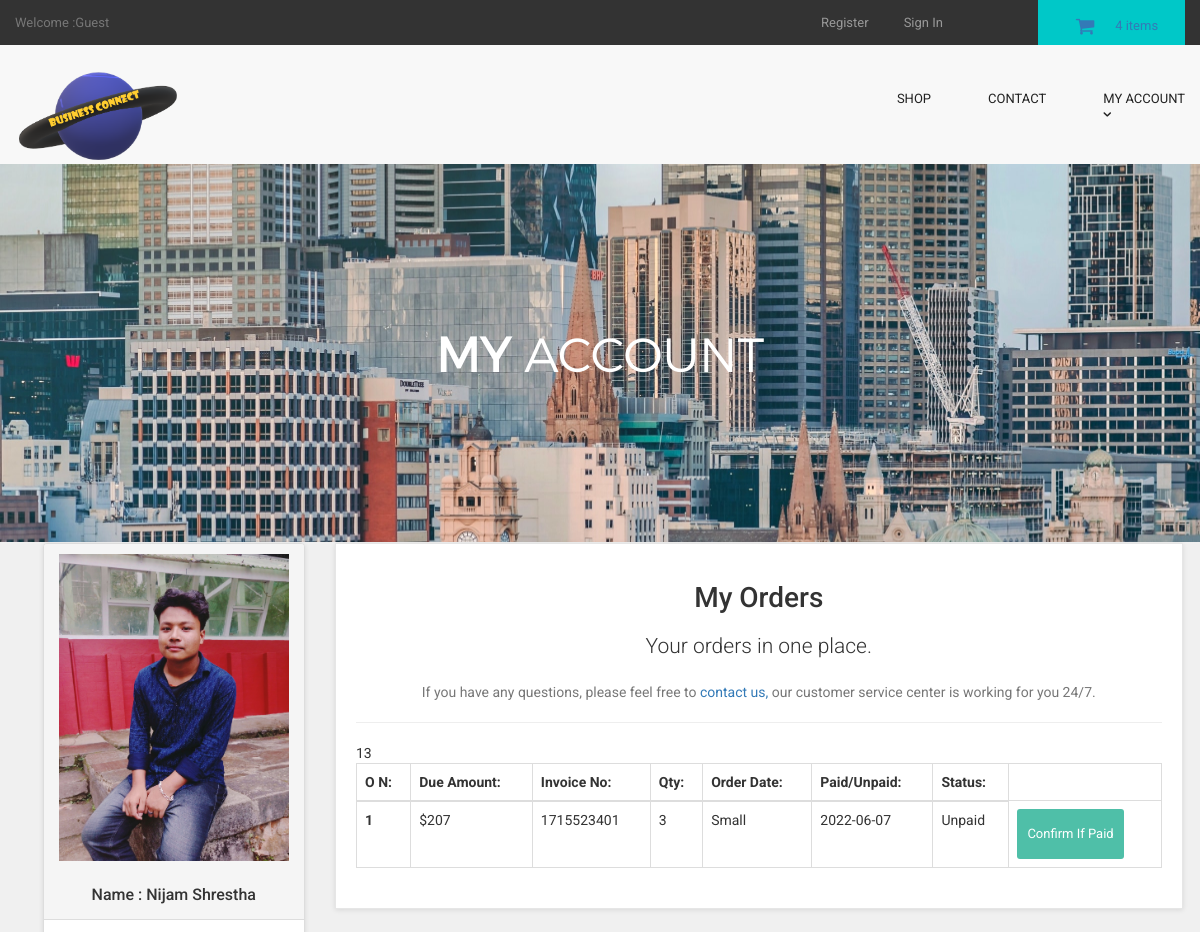
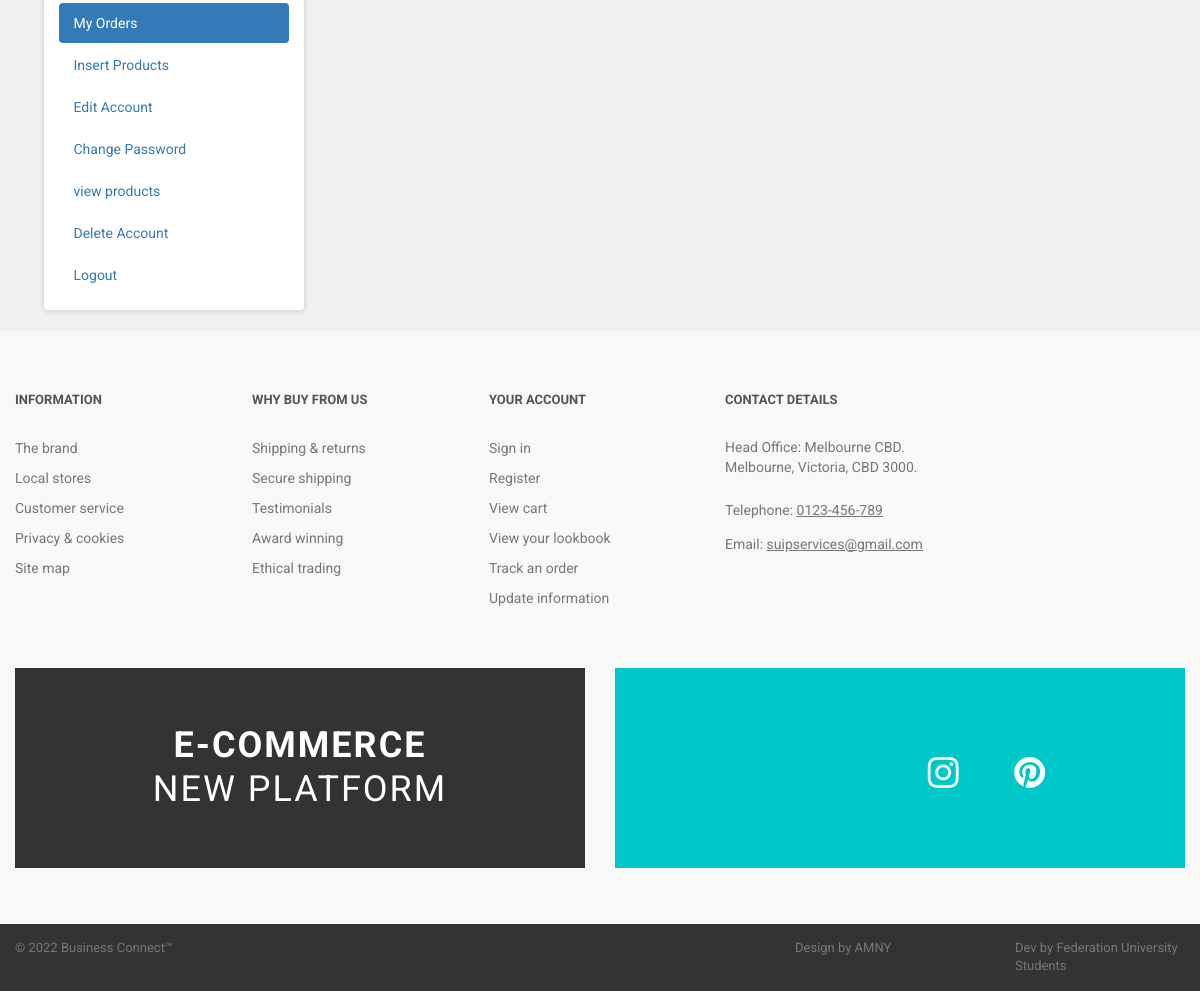
The app's page /wholesaler/my_account.php?my_orders (signed in) with its own data (2 pictures, top to bottom).
### tables this page shows
CREATE TABLE `wholesaler` (
  `wholesaler_id` int(10) NOT NULL,
  `wholesaler_name` varchar(255) NOT NULL,
  `wholesaler_email` varchar(255) NOT NULL,
  `wholesaler_pass` varchar(255) NOT NULL,
  `wholesaler_country` text NOT NULL,
  `wholesaler_city` text NOT NULL,
  `wholesaler_contact` varchar(255) NOT NULL,
  `wholesaler_address` text NOT NULL,
  `wholesaler_image` text NOT NULL,
  `wholesaler_ip` varchar(255) NOT NULL,
  `wholesaler_confirm_code` text NOT NULL
);

CREATE TABLE `customer_orders` (
  `order_id` int(10) NOT NULL,
  `customer_id` int(10) NOT NULL,
  `due_amount` int(100) NOT NULL,
  `invoice_no` int(100) NOT NULL,
  `qty` int(10) NOT NULL,
  `size` text NOT NULL,
  `order_date` timestamp NOT NULL DEFAULT current_timestamp() ON UPDATE current_timestamp(),
  `order_status` text NOT NULL,
  `seller_id` int(11) DEFAULT NULL
);

### wholesaler/my_orders.php (the view)
<center>
    <h1>My Orders</h1>
    <p class="lead"> Your orders in one place.</p>
    <p class="text-muted">
        If you have any questions, please feel free to <a href="../contact.php"> contact us,</a> our customer service center is working for you 24/7.
    </p>
</center>
<hr>
<div class="table-responsive">
    <table class="table table-bordered table-hover">
        <thead>
            <tr>
                <th>O N:</th>
                <th>Due Amount:</th>
                <th>Invoice No:</th>
                <th>Qty:</th>
                <th>Order Date:</th>
                <th>Paid/Unpaid:</th>
                <th>Status:</th>
            </tr>
        </thead>
        <tbody>
            <?php
            $wholesaler_email = $_SESSION['wholesaler_email'];
            $get_wholesaler = "select * from wholesaler where wholesaler_email='$wholesaler_email'";
            $run_wholesaler = mysqli_query($con, $get_wholesaler);
            $row_wholesaler = mysqli_fetch_array($run_wholesaler);
            $wholesaler_id = $row_wholesaler['wholesaler_id'];
            print_r($wholesaler_id);
            $get_orders = "select * from customer_orders where seller_id='$wholesaler_id'";
            $run_orders = mysqli_query($con, $get_orders);
            $i = 0;
            while ($row_orders = mysqli_fetch_array($run_orders)) {
                $order_id = $row_orders['order_id'];
                $due_amount = $row_orders['due_amount'];
                $invoice_no = $row_orders['invoice_no'];
                $qty = $row_orders['qty'];
                $size = $row_orders['size'];
                $order_date = substr($row_orders['order_date'], 0, 11);
                $order_status = $row_orders['order_status'];
                $i++;
                if ($order_status == 'pending') {
                    $order_status = "Unpaid";
                } else {
                    $order_status = "Paid";
                }
            ?>
                <tr>
                    <th><?php echo $i; ?></th>
                    <td>$<?php echo $due_amount; ?></td>
                    <td><?php echo $invoice_no; ?></td>
                    <td><?php echo $qty; ?></td>
                    <td><?php echo $size; ?></td>
                    <td><?php echo $order_date; ?></td>
                    <td><?php echo $order_status; ?></td>
                    <td>
                        <a href="../customer/confirm.php?order_id=<?php echo $order_id; ?>" target="blank" class="btn btn-primary btn-sm"> Confirm If Paid </a>
                    </td>
                </tr>
            <?php } ?>
        </tbody>
    </table>
</div>

### wholesaler/includes/sidebar.php
<div class="panel panel-default sidebar-menu">
<div class="panel-heading">
<?php
$wholesaler_session = $_SESSION['wholesaler_email'];
$get_customer = "select * from wholesaler where wholesaler_email='$wholesaler_session'";
$run_customer = mysqli_query($con,$get_customer);
$row_customer = mysqli_fetch_array($run_customer);
$customer_image = $row_customer['wholesaler_image'];
$customer_name = $row_customer['wholesaler_name'];
if(!isset($_SESSION['wholesaler_email'])){
}
else {
echo "
<center>
<img src='wholesaler_images/$customer_image' class='img-responsive'>
</center>
<br>
<h3 align='center' class='panel-title'> Name : $customer_name </h3>
";
}
?>
</div>
<div class="panel-body">
<ul class="nav nav-pills nav-stacked">
<li class="<?php if(isset($_GET['my_orders'])){ echo "active"; } ?>">
<a href="my_account.php?my_orders"> <i class="fa fa-list"> </i> My Orders </a>
</li>
<li class="<?php if(isset($_GET['insert_product'])){ echo "active"; } ?>">
<a href="my_account.php?insert_product"> <i class="fa fa-bolt"></i> Insert Products </a>
</li>
<li class="<?php if(isset($_GET['edit_account'])){ echo "active"; } ?>">
<a href="my_account.php?edit_account"> <i class="fa fa-pencil"></i> Edit Account </a>
</li>
<li class="<?php if(isset($_GET['change_pass'])){ echo "active"; } ?>">
<a href="my_account.php?change_pass"> <i class="fa fa-user"></i> Change Password </a>
</li>
<li class="<?php if(isset($_GET['my_products'])){ echo "active"; } ?>">
<a href="my_account.php?my_products"> <i class="fa fa-heart"></i> view products </a>
</li>
<li class="<?php if(isset($_GET['delete_account'])){ echo "active"; } ?>">
<a href="my_account.php?delete_account"> <i class="fa fa-trash-o"></i> Delete Account </a>
</li>
<li>
<a href="logout.php"> <i class="fa fa-sign-out"></i> Logout </a>
</li>
</ul>
</div>
</div>

### wholesaler/styles/backend.css (style rules this page uses)
html { font-family: "Roboto", Helvetica, Arial, sans-serif; line-height: 1.15; -ms-text-size-adjust: 100%; -webkit-text-size-adjust: 100% }
body { margin: 0 }
h1 { font-size: 2em; margin: .67em 0 }
hr { box-sizing: content-box; height: 0; overflow: visible }
a { background-color: transparent; -webkit-text-decoration-skip: objects }
img { border-style: none }
html { box-sizing: border-box }
body { min-width: 1190px; font-family: Montserrat, sans-serif; font-weight: 400; background-color: white; }
img { max-width: 70%; height: auto }
.btn { display: inline-block; vertical-align: top; font-size: 13px; line-height: 40px; text-decoration: none; -webkit-transition: .3s; transition: .3s }

### styles/style.css (style rules this page uses)
body { font-family: "Roboto", Helvetica, Arial, sans-serif; font-size: 14px; line-height: 1.42857143; color: #333333; background-color: #f0f0f0; overflow-x: hidden; }
.btn-primary { color:rgb(255, 255, 255); background-color:rgb(79, 191, 168); border-color:rgb(65, 179, 156); }
#content .panel.sidebar-menu { box-sizing: border-box; box-shadow: 0 1px 5px rgba(0, 0, 0, 0.1); }
#content .panel.sidebar-menu h3 { padding: 5px 0; margin: 0; }

### records on screen
wholesaler: wholesaler_image (picture), wholesaler_name "Nijam Shrestha"
customer_orders: due_amount "207", invoice_no "1715523401", qty "3", size "Small", order_date "2022-06-07", order_status "Unpaid"

### other values on screen
$count_items "4"
